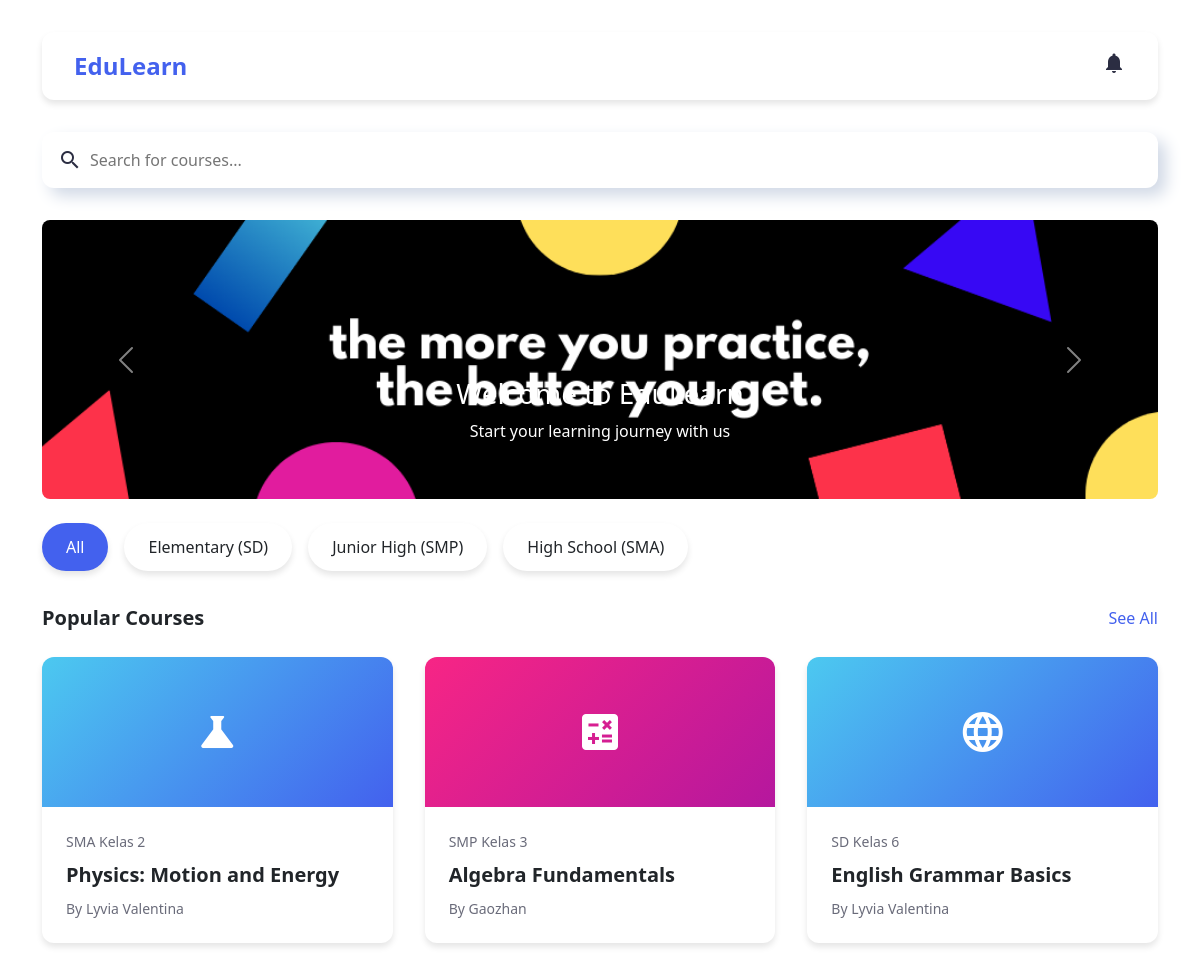
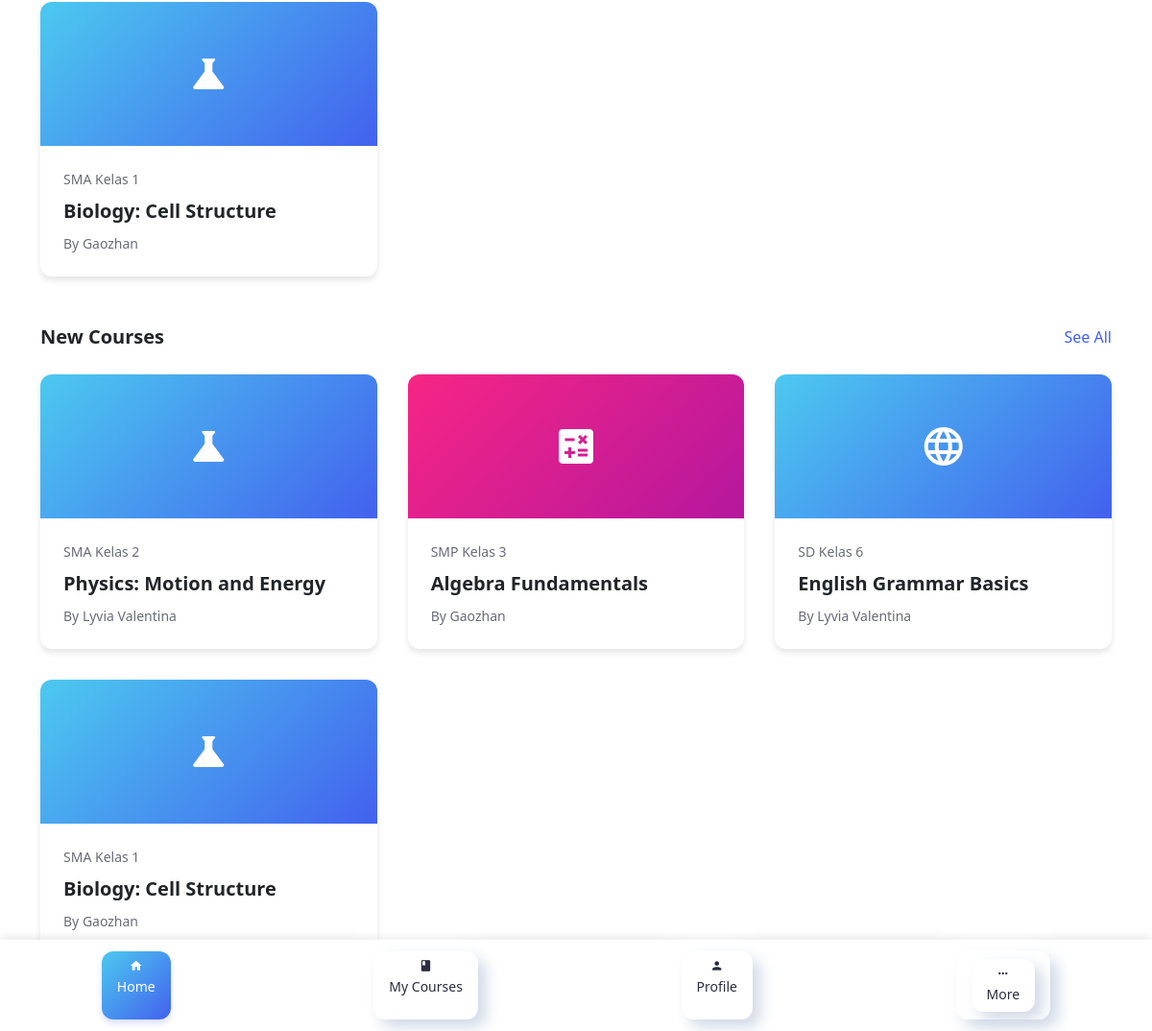
Before: /dashboard.php (signed in) with the older database file (2 pictures, top to bottom).
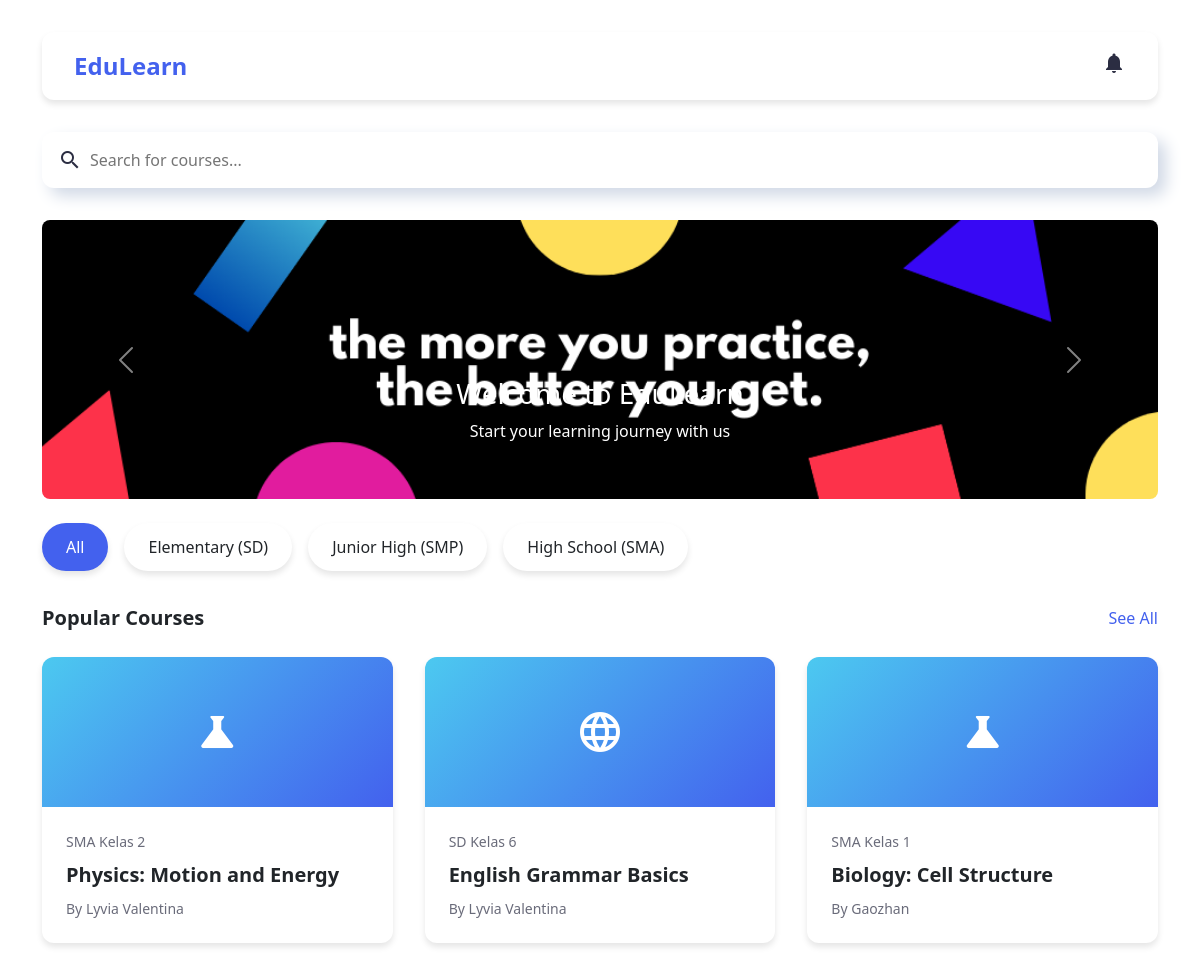
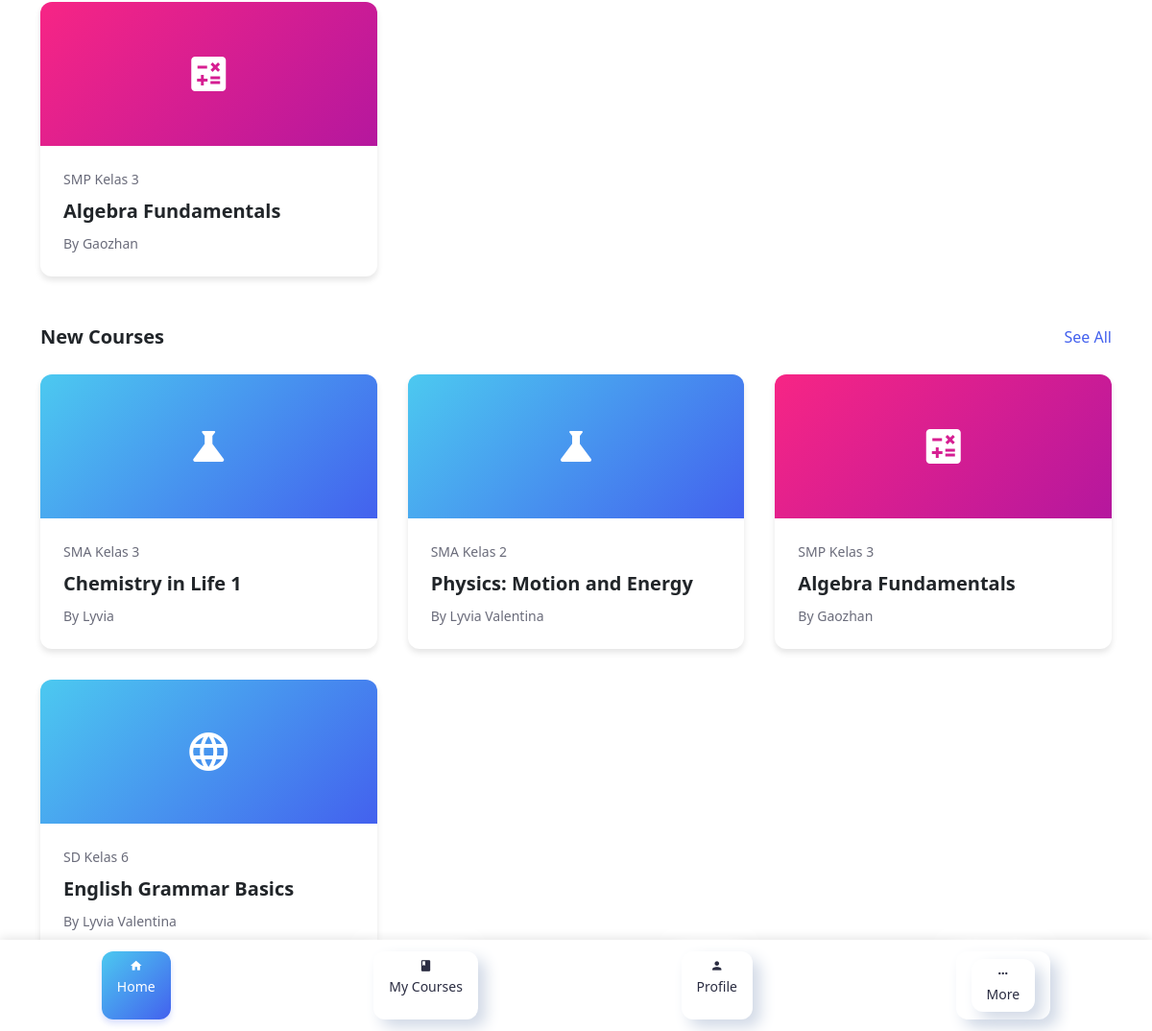
After: the same page with the newer database file (2 pictures, top to bottom).
### tables this page shows
CREATE TABLE `courses` (
  `course_id` int(11) NOT NULL,
  `course_name` varchar(100) NOT NULL,
  `description` text DEFAULT NULL,
  `instructor_id` int(11) NOT NULL,
  `category` varchar(50) DEFAULT NULL,
  `education_level` enum('SD','SMP','SMA') NOT NULL,
  `class_level` int(11) NOT NULL,
  `creation_date` timestamp NOT NULL DEFAULT current_timestamp()
);

CREATE TABLE `users` (
  `user_id` int(11) NOT NULL,
  `full_name` varchar(100) NOT NULL,
  `email` varchar(100) NOT NULL,
  `password` varchar(255) NOT NULL,
  `registration_date` timestamp NOT NULL DEFAULT current_timestamp()
);

### dashboard.php (the view, shortened to what this page needs)
<?php
require_once 'config.php';
$popular_courses_sql = "SELECT c.course_id, c.course_name, c.description, c.category, c.education_level, c.class_level,
                       u.full_name AS instructor_name,
                       (SELECT COUNT(*) FROM registrations WHERE course_id = c.course_id) AS enrollment_count
                FROM courses c
                JOIN users u ON c.instructor_id = u.user_id
                ORDER BY enrollment_count DESC
                LIMIT 4";
$popular_courses_result = mysqli_query($conn, $popular_courses_sql);
$new_courses_sql = "SELECT c.course_id, c.course_name, c.description, c.category, c.education_level, c.class_level,
                    u.full_name AS instructor_name
                FROM courses c
                JOIN users u ON c.instructor_id = u.user_id
                ORDER BY c.creation_date DESC
                LIMIT 4";
$new_courses_result = mysqli_query($conn, $new_courses_sql);
function get_education_level_display($level, $class) {
    return $level . " Kelas " . $class;
}
function get_course_icon($category) {
    $icons = [
        'Science' => 'science',
        'Mathematics' => 'calculate',
        'Language' => 'language',
        'Social Studies' => 'history',
        'Arts' => 'palette'
    ];
    return isset($icons[$category]) ? $icons[$category] : 'school';
}
function get_course_bg_style($category) {
    $styles = [
        'Science' => 'background: linear-gradient(135deg, var(--primary-light) 0%, var(--primary) 100%);',
        'Mathematics' => 'background: linear-gradient(135deg, #f72585 0%, #b5179e 100%);',
        'Language' => 'background: linear-gradient(135deg, #4cc9f0 0%, #4361ee 100%);',
        'Social Studies' => 'background: linear-gradient(135deg, #3a0ca3 0%, #4361ee 100%);',
        'Arts' => 'background: linear-gradient(135deg, #f72585 0%, #7209b7 100%);'
    ];
    return isset($styles[$category]) ? $styles[$category] : '';
}
?>
<!DOCTYPE html>
<html lang="en">
<head>
    <link rel="stylesheet" href="css/styles1.css">
    <link href="https://cdn.jsdelivr.net/npm/bootstrap@5.3.0/dist/css/bootstrap.min.css" rel="stylesheet">
</head>
<body>
    <div class="container">
        <div id="app" class="app-frame">
            <div id="main-content">
                <div id="dashboard" class="screen">
                    <div class="header">
                        <div class="header-title">EduLearn</div>
                        <div class="header-actions">
                            <a href="notifications.php"><span class="material-icons">notifications</span></a>
                        </div>
                    </div>
                    <div class="content">
                        <div class="dashboard">
                            <div class="search-bar">
                                <span class="material-icons search-icon">search</span>
                                <input type="text" class="search-input" placeholder="Search for courses...">
                            </div>
                            <div class="carousel-container mb-4">
    <div id="eduCarousel" class="carousel slide" data-bs-ride="carousel">
        <div class="carousel-inner rounded-3">
            <div class="carousel-item active" data-bs-interval="5000">
                <img src="Gambar 1.png" class="d-block w-100" alt="EduLearn 1">
                <div class="carousel-caption d-none d-md-block">
                    <h3>Welcome to EduLearn</h3>
                    <p>Start your learning journey with us</p>
                </div>
            </div>
        </div>
        <button class="carousel-control-prev" type="button" data-bs-target="#eduCarousel" data-bs-slide="prev">
            <span class="carousel-control-prev-icon" aria-hidden="true"></span>
        </button>
        <button class="carousel-control-next" type="button" data-bs-target="#eduCarousel" data-bs-slide="next">
            <span class="carousel-control-next-icon" aria-hidden="true"></span>
        </button>
    </div>
</div>
                            <div class="filter-chips">
                                <div class="chip active">All</div>
                                <div class="chip">Elementary (SD)</div>
                                <div class="chip">Junior High (SMP)</div>
                                <div class="chip">High School (SMA)</div>
                            </div>
                            <div class="section-title">
                                <span>Popular Courses</span>
                                <a href="courses.php?filter=popular">See All</a>
                            </div>
                            <div class="course-grid">
                                <?php
                                if(mysqli_num_rows($popular_courses_result) > 0){
                                    while($course = mysqli_fetch_assoc($popular_courses_result)){
                                ?>
                                <div class="course-card" onclick="window.location.href='course-detail.php?id=<?php echo $course['course_id']; ?>'">
                                    <div class="course-img" style="<?php echo get_course_bg_style($course['category']); ?>">
                                        <span class="material-icons"><?php echo get_course_icon($course['category']); ?></span>
                                    </div>
                                    <div class="course-content">
                                        <div class="course-tag"><?php echo get_education_level_display($course['education_level'], $course['class_level']); ?></div>
                                        <div class="course-title"><?php echo $course['course_name']; ?></div>
                                        <div class="course-instructor">By <?php echo $course['instructor_name']; ?></div>
                                    </div>
                                </div>
                                <?php
                                    }
                                } else {
                                    echo "<p>No popular courses found.</p>";
                                }
                                ?>
                            </div>
                            <div class="section-title">
                                <span>New Courses</span>
                                <a href="courses.php?filter=new">See All</a>
                            </div>
                            <div class="course-grid">
                                <?php
                                if(mysqli_num_rows($new_courses_result) > 0){
                                    while($course = mysqli_fetch_assoc($new_courses_result)){
                                ?>
                                <div class="course-card" onclick="window.location.href='course-detail.php?id=<?php echo $course['course_id']; ?>'">
                                    <div class="course-img" style="<?php echo get_course_bg_style($course['category']); ?>">
                                        <span class="material-icons"><?php echo get_course_icon($course['category']); ?></span>
                                    </div>
                                    <div class="course-content">
                                        <div class="course-tag"><?php echo get_education_level_display($course['education_level'], $course['class_level']); ?></div>
                                        <div class="course-title"><?php echo $course['course_name']; ?></div>
                                        <div class="course-instructor">By <?php echo $course['instructor_name']; ?></div>
                                    </div>
                                </div>
                                <?php
                                    }
                                } else {
                                    echo "<p>No new courses found.</p>";
                                }
                                ?>
                            </div>
                        </div>
                    </div>
                    <?php include 'bottom-nav.php'; ?>
                </div>
            </div>
        </div>
    </div>
</body>
</html>

### bottom-nav.php (shortened to what this page needs)
<?php
$current_page = basename($_SERVER['PHP_SELF']);
?>
<div>
<div class="bottom-nav">
    <a href="dashboard.php" class="nav-item <?php echo ($current_page == 'dashboard.php') ? 'active' : ''; ?>">
        <span class="material-icons nav-icon">home</span>
        <span>Home</span>
    </a>
    <a href="my-courses.php" class="nav-item <?php echo ($current_page == 'my-courses.php') ? 'active' : ''; ?>">
        <span class="material-icons nav-icon">book</span>
        <span>My Courses</span>
    </a>
    <a href="profile.php" class="nav-item <?php echo ($current_page == 'profile.php') ? 'active' : ''; ?>">
        <span class="material-icons nav-icon">person</span>
        <span>Profile</span>
    </a>
    <div class="nav-item more-dropdown-container">
        <div class="nav-item more-dropdown-trigger <?php echo ($current_page == 'manage-courses.php' || $current_page == 'view-participants.php') ? 'active' : ''; ?>">
            <span class="material-icons nav-icon">more_horiz</span>
            <span>More</span>
        </div>
    </div>
</div>
</div>

### css/styles1.css (style rules this page uses)
:root { --primary: #4361ee; --primary-light: #4cc9f0; --secondary: #3f37c9; --accent: #4cc9f0; --text: #2b2d42; --background: #f8f9fa; --white: #ffffff; --success: #4caf50; --error: #f44336; --shadow: 0 4px 6px rgba(0, 0, 0, 0.1); --neumorphism-shadow: 8px 8px 16px #d1d9e6, -8px -8px 16px #ffffff; }
body { font-family: 'Poppins', sans-serif; background: var(--background); color: var(--text); margin: 0; padding: 0; }
.container { max-width: 1440px; margin: 0 auto; padding: 2rem; }
.header { display: flex; justify-content: space-between; align-items: center; padding: 1rem 2rem; background: var(--white); border-radius: 12px; box-shadow: var(--shadow); margin-bottom: 2rem; }
.header-title { font-size: 1.5rem; font-weight: 600; color: var(--primary); }
.header-actions .material-icons { font-size: 1.5rem; color: var(--text); cursor: pointer; transition: color 0.3s ease; }
.search-bar { position: relative; margin-bottom: 2rem; }
.search-icon { position: absolute; left: 1rem; top: 50%; transform: translateY(-50%); color: var(--text); }
.search-input { width: 100%; padding: 1rem 1rem 1rem 3rem; border: none; border-radius: 12px; background: var(--white); box-shadow: var(--neumorphism-shadow); font-size: 1rem; transition: all 0.3s ease; }
.filter-chips { display: flex; gap: 1rem; margin-bottom: 2rem; }
.chip { padding: 0.75rem 1.5rem; border-radius: 25px; background: var(--white); box-shadow: var(--shadow); cursor: pointer; transition: all 0.3s ease; }
.chip.active { background: var(--primary); color: var(--white); }
.course-grid { display: grid; grid-template-columns: repeat(auto-fit, minmax(300px, 1fr)); gap: 2rem; margin-bottom: 3rem; }
.course-card { background: var(--white); border-radius: 12px; overflow: hidden; box-shadow: var(--shadow); transition: all 0.3s ease; cursor: pointer; }
.course-img { height: 150px; display: flex; justify-content: center; align-items: center; }
.course-img .material-icons { font-size: 3rem; color: var(--white); }
.course-content { padding: 1.5rem; }
.course-tag { font-size: 0.875rem; color: var(--text); opacity: 0.7; margin-bottom: 0.5rem; }
.course-title { font-size: 1.25rem; font-weight: 600; margin-bottom: 0.5rem; }
.course-instructor { font-size: 0.875rem; color: var(--text); opacity: 0.7; }
.section-title { display: flex; justify-content: space-between; align-items: center; margin-bottom: 1.5rem; }
.section-title span { font-size: 1.25rem; font-weight: 600; }
.section-title a { color: var(--primary); text-decoration: none; font-weight: 500; transition: opacity 0.3s ease; }
.bottom-nav { position: fixed; bottom: 0; left: 0; right: 0; background: var(--white); box-shadow: 0 -2px 10px rgba(0, 0, 0, 0.1); display: flex; justify-content: space-around; padding: 0.75rem 0; z-index: 1000; }
.nav-item { display: flex; flex-direction: column; align-items: center; text-decoration: none; color: var(--text); padding: 0.5rem 1rem; border-radius: 12px; transition: all 0.3s ease; background: var(--white); box-shadow: var(--neumorphism-shadow); }
.nav-item.active { color: var(--primary); background: linear-gradient(135deg, var(--primary-light) 0%, var(--primary) 100%); box-shadow: 0 4px 6px rgba(67, 97, 238, 0.2); }
.nav-item.active .nav-icon, .nav-item.active span { color: var(--white); }
.nav-icon { font-size: 1.5rem; margin-bottom: 0.25rem; color: var(--text); transition: color 0.3s ease; }
.nav-item span { font-size: 0.875rem; font-weight: 500; color: var(--text); transition: color 0.3s ease; }

### bottom-nav.php (style rules this page uses)
.more-dropdown-container { position: relative; }

Changed rows visible on the page:
no longer on one of the page's lists (row unchanged): courses: education_level+class_level "SMA Kelas 1", course_name "Biology: Cell Structure", instructor.full_name "Gaozhan"
shown differently, row unchanged: courses "Algebra Fundamentals": moves down the list
added courses: education_level+class_level "SMA Kelas 3", course_name "Chemistry in Life 1", instructor.full_name "Lyvia"
